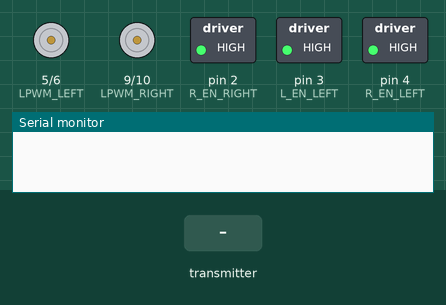
This sketch was run on a simulated Arduino Uno, built with avr-gcc and run on an emulated ATmega328P. Shown: motor-driver pin pairs drawn as motors (green arrow = first pin HIGH = forward, orange = second pin HIGH = backward, longer = more drive), switched loads named in the sketch (green lamp = pin HIGH), the last lines printed to the serial monitor. The inputs (shaded band) are chosen by the test bench. No radio packets arrive unless stated; pins used as bus, display or sensor lines are not drawn.

Above: at 1.2 s.
1.3 s: the transmitter starts sending data.0 = 0
At 1.6 s:
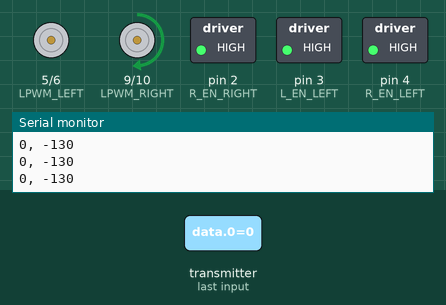
2.8 s: the transmitter starts sending data.0 = 256
At 4.0 s:
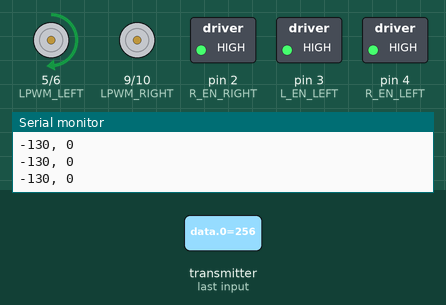
4.3 s: the transmitter starts sending data.3 = 256
At 5.1 s:
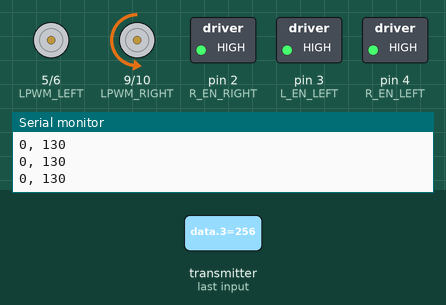
5.8 s: the transmitter starts sending data.3 = 512
At 6.2 s:
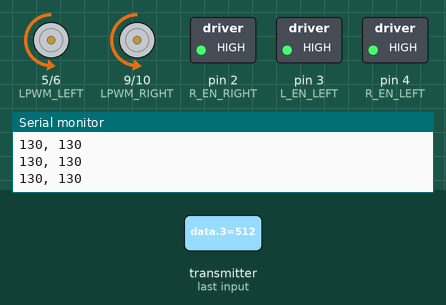
7.3 s: the transmitter starts sending data.0 = 1023
At 8.6 s:
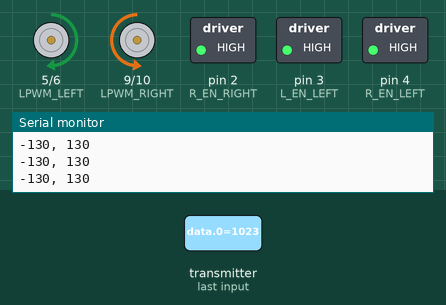
Timing chart, 0 to 9.8 s (numbered marks = the images above; inputs shaded):
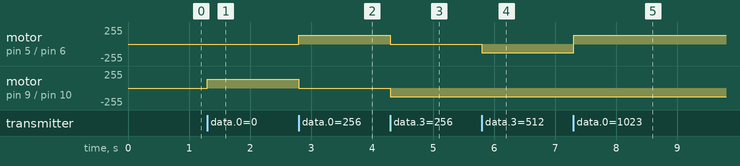

Measured:
- after the input at 1.3 s, motor on pin 9 (LPWM_RIGHT) / pin 10 (RPWM_RIGHT): stopped → forward 130/255 at once
- after the input at 2.8 s, motor on pin 5 (LPWM_LEFT) / pin 6 (RPWM_LEFT): stopped → forward 130/255 at once; motor on pin 9 (LPWM_RIGHT) / pin 10 (RPWM_RIGHT): forward 130/255 → stopped at once
- after the input at 4.3 s, motor on pin 5 (LPWM_LEFT) / pin 6 (RPWM_LEFT): forward 130/255 → stopped at once; motor on pin 9 (LPWM_RIGHT) / pin 10 (RPWM_RIGHT): stopped → backward 130/255 at once
- after the input at 5.8 s, motor on pin 5 (LPWM_LEFT) / pin 6 (RPWM_LEFT): stopped → backward 130/255 at once
- after the input at 7.3 s, motor on pin 5 (LPWM_LEFT) / pin 6 (RPWM_LEFT): backward 130/255 → forward 130/255 at once

The sketch:

Rx.ino
```cpp
#include <SPI.h>
#include <nRF24L01.h>
#include <RF24.h>

// Define the CE and CSN pins for the nRF24L01 module
#define CE_PIN 7
#define CSN_PIN 8

// Create an RF24 object
RF24 radio(CE_PIN, CSN_PIN);

// Address for communication
const uint64_t address = 0xF0F0F0F0E1LL;

// Variables to store recei0ved data
int data[4];

// Motor driver pins for BTS7960 #1 (Left Side)
#define RPWM_LEFT 6
#define LPWM_LEFT 5
#define R_EN_LEFT 4
#define L_EN_LEFT 3

// Motor driver pins for BTS7960 #2 (Right Side)
#define RPWM_RIGHT 10
#define LPWM_RIGHT 9
#define R_EN_RIGHT 2
#define L_EN_RIGHT 0

void setup() {
  Serial.begin(9600);

  // Initialize the nRF24L01 module
  radio.begin();
  radio.openReadingPipe(0, address);
  radio.setPALevel(RF24_PA_MIN);
  radio.startListening(); // Set as receiver

  // Set motor driver pins as outputs
  pinMode(RPWM_LEFT, OUTPUT);
  pinMode(LPWM_LEFT, OUTPUT);
  pinMode(R_EN_LEFT, OUTPUT);
  pinMode(L_EN_LEFT, OUTPUT);

  pinMode(RPWM_RIGHT, OUTPUT);
  pinMode(LPWM_RIGHT, OUTPUT);
  pinMode(R_EN_RIGHT, OUTPUT);
  pinMode(L_EN_RIGHT, OUTPUT);

  // Enable both channels of BTS7960 drivers
  digitalWrite(R_EN_LEFT, HIGH);
  digitalWrite(L_EN_LEFT, HIGH);
  digitalWrite(R_EN_RIGHT, HIGH);
  digitalWrite(L_EN_RIGHT, HIGH);
}

void loop() {
  if (radio.available()) {
    radio.read(&data, sizeof(data));

    int forward = map(data[3], 0, 255, -130, 130);
    int turn = map(data[0], 0, 255, -130, 130);

    int leftSpeed = constrain(forward - turn, -130, 130);
    int rightSpeed = constrain(forward + turn, -130, 130);

    if (abs(leftSpeed) < 50) leftSpeed = 0;
    if (abs(rightSpeed) < 50) rightSpeed = 0;

    if (leftSpeed > 0) {
      analogWrite(RPWM_LEFT, leftSpeed);
      analogWrite(LPWM_LEFT, 0);
    } else {
      analogWrite(RPWM_LEFT, 0);
      analogWrite(LPWM_LEFT, -leftSpeed);
    }

    if (rightSpeed > 0) {
      analogWrite(RPWM_RIGHT, rightSpeed);
      analogWrite(LPWM_RIGHT, 0);
    } else {
      analogWrite(RPWM_RIGHT, 0);
      analogWrite(LPWM_RIGHT, -rightSpeed);
    }
    Serial.print(leftSpeed); Serial.print(", ");
    Serial.println(rightSpeed);
  }

}
```
